Frame 1 (no input): blank canvas, image omitted
Frame 60 (the mouse pressed at the canvas centre just before this capture): blank canvas, image omitted
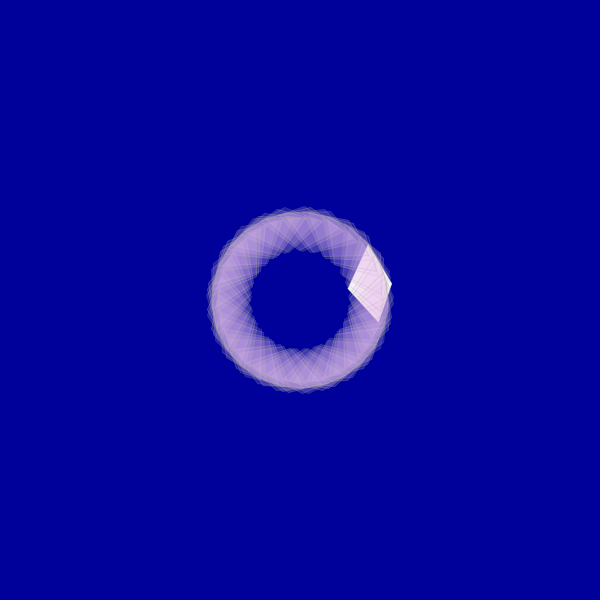
Frame 120 (the mouse held since frame 60 and released just before this capture)

The Processing sketch whose frames 1 and 60 were blank and that drew this single picture after the mouse press (run headless with seeded random() and noise(); from frame 60 on, the mouse is pressed at the canvas centre):

// Processing sketch: processing_187074
// ── processing_187074.pde

void setup()
{
  size( 600,600 );
  background(0,0,155);
  stroke(158,173,137,70 );
}
   
void draw()
{
  if (mousePressed) {
    translate(mouseX,mouseY);
    rotate(frameCount/2.0);
    quad(38, 31, 86, 20, 69, 63, 30, 76);
    fill(228,192,239,40);
  }
}
  
void keyReleased()
{
  if (key=='c' || key=='C') {
    background(255);
  }
}
